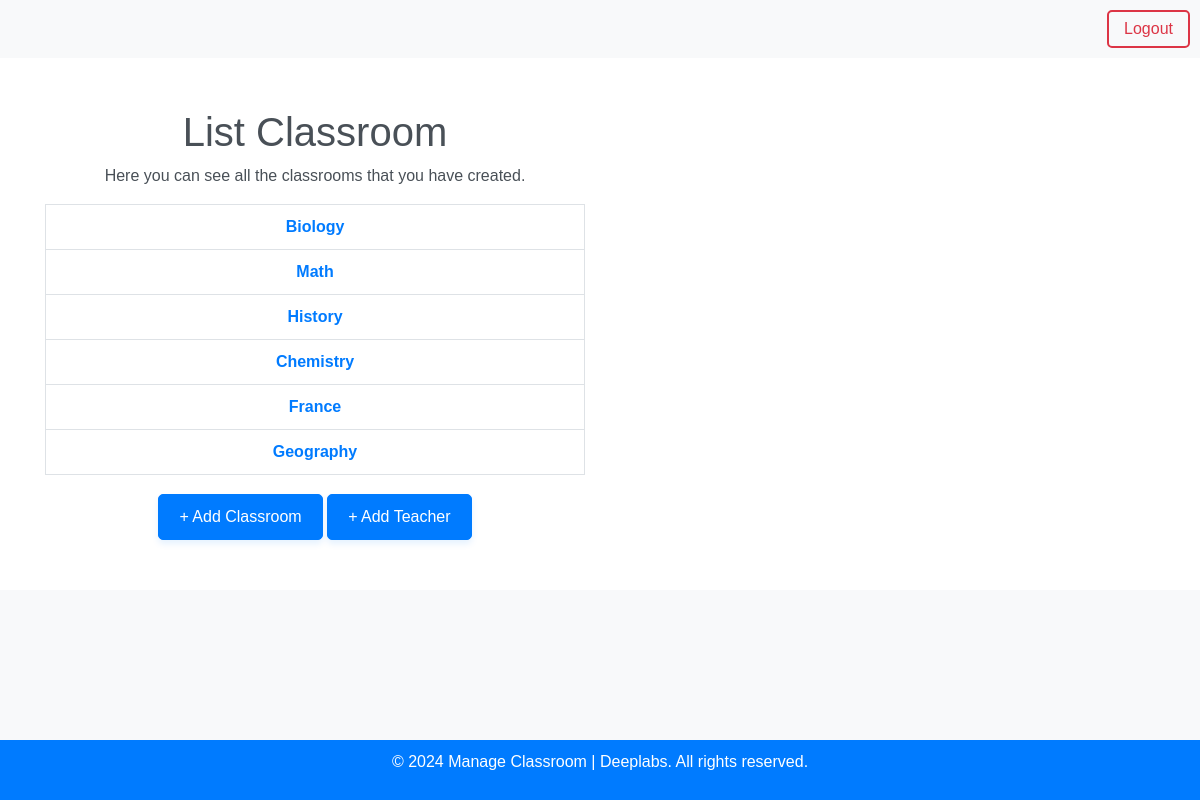
The page /home (signed in) on the database as committed earlier.
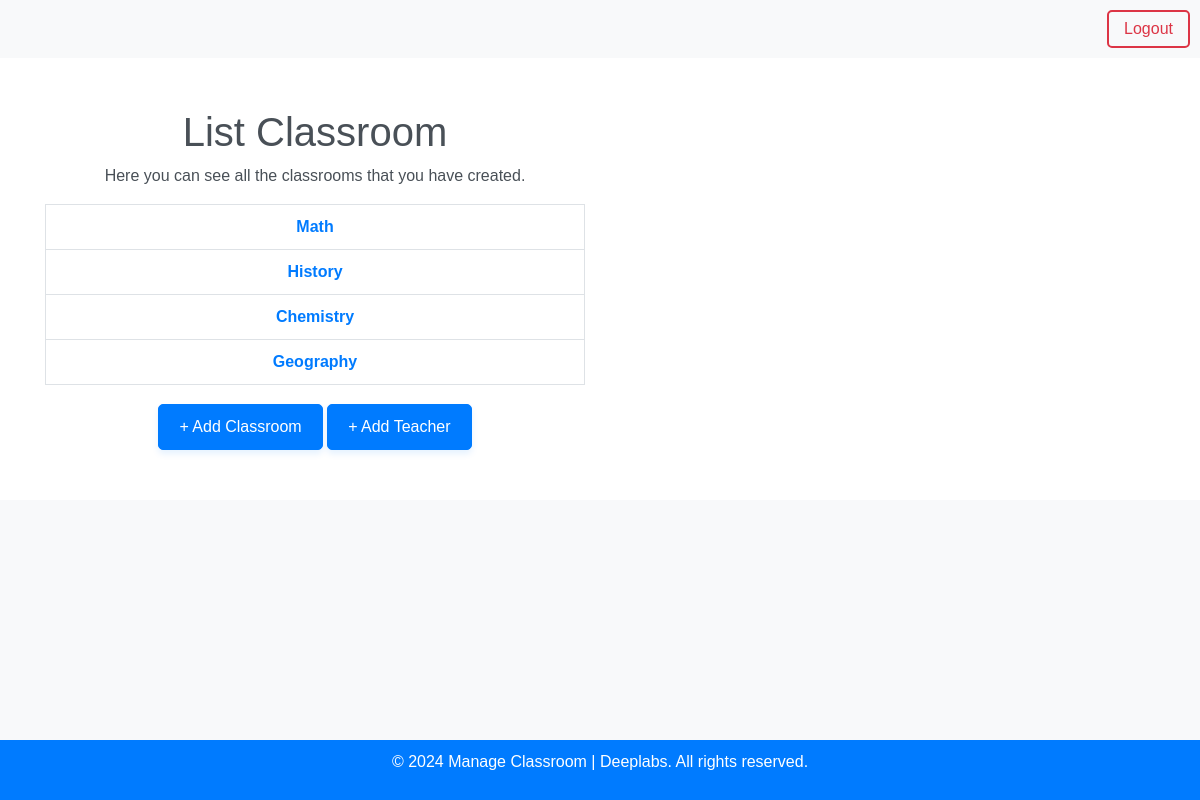
The same page on the database as committed later.
### manage_classroom/models.py (models this page shows, shortened)
class Classroom(models.Model):
    name = models.CharField(max_length=100)
    teacher = models.ForeignKey(Teacher, on_delete=models.CASCADE)
    students = models.ManyToManyField(Student)

### manage_classroom/views.py (the view)
# urls.py: path('home', home, name='home'),
@login_required
def home(request):
    classrooms = Classroom.objects.all()
    return render(request, 'home.html', {'classrooms': classrooms})

### app/templates/home.html (shortened to what this page needs)
<!DOCTYPE html>
<html lang="en">
<head>
    {% load static %}
    <link rel="stylesheet" href="https://stackpath.bootstrapcdn.com/bootstrap/4.3.1/css/bootstrap.min.css"
>
</head>
<body>
<header>
    {% if request.user.is_authenticated %}
    <a href="{% url 'logout' %}" class="logout-btn">Logout</a>
    {% else %}
    <a href="{% url 'login' %}">Login</a>
    <a href="{% url 'signup' %}">Register</a>
    {% endif %}
</header>
<main>
    <section class="feature">
        <div class="container">
            <div class="row align-items-center">
                <div class="col-md-6">
                    <div class="feature-content">
                        <h1>List Classroom</h1>
                        <p>Here you can see all the classrooms that you have created.</p>
                        <div class="main">
                            <ul>
                                {% for classroom in classrooms %}
                                <li><a href="{% url 'classroom_detail' classroom.id %}">{{ classroom.name }}</a></li>
                                {% endfor %}
                            </ul>
                            <div class="add-classroom-btn">
                                <a href="{% url 'add_classroom' %}" class="btn btn-primary">+ Add Classroom</a>
                                {% if classrooms %}
                                <a href="{% url 'add_teacher' classroom_id=classrooms.0.id %}" class="btn btn-primary">+
                                    Add Teacher</a>
                                {% endif %}
                            </div>
                        </div>
                    </div>
                </div>
            </div>
        </div>
    </section>
</main>
<footer>
    <p>&copy; 2024 Manage Classroom | Deeplabs. All rights reserved.</p>
</footer>
</body>
</html>

Rows that differ between the two databases and show on the page:
removed Classroom: name "Biology"
removed Classroom: name "France"
